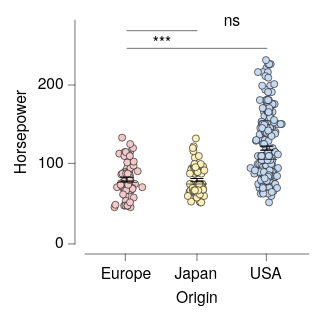

Source (Vega-Lite JSON):
### Vega-Lite specification from a JSON file in a GitHub repository (floating-point values rounded to 4 significant figures; data arrays with more than 128 entries replaced by an {"elided": "..."} marker saying what was removed)
{"background": null, "config": {"arc": {"fill": "#DBDBDB", "fillOpacity": 1.0, "innerRadius": 25.0, "padAngle": 0.03, "stroke": "black", "strokeOpacity": 1, "strokeWidth": 0.25}, "area": {"fill": "#DBDBDB", "fillOpacity": 1.0, "stroke": "black", "strokeOpacity": 1, "strokeWidth": 0.25}, "axis": {"domain": true, "domainCap": "round", "domainColor": "black", "domainWidth": 0.25, "grid": false, "gridCap": "round", "gridColor": "#F1F1F1", "gridDash": [0, 0], "gridOpacity": 1.0, "gridWidth": 0.25, "labelColor": "black", "labelFont": "HelveticaNeue", "labelFontSize": 7, "labelFontStyle": "normal", "labelFontWeight": 400, "offset": 4.5, "ticks": true, "tickCap": "round", "tickColor": "black", "tickSize": 3, "tickWidth": 0.25, "titleColor": "black", "titleFont": "HelveticaNeue", "titleFontSize": 7, "titleFontStyle": "normal", "titleFontWeight": 400}, "axisX": {"domain": true, "labelAlign": "center", "labelAngle": 0, "labels": true, "ticks": true, "translate": 0}, "axisY": {"domain": true, "labelAlign": "right", "labelAngle": 0, "labels": true, "ticks": true, "translate": 0}, "axisRight": {"domain": true, "labelAlign": "left", "labelAngle": 0, "labels": true, "ticks": true, "translate": 0}, "axisTop": {"domain": true, "labelAlign": "center", "labelAngle": 0, "labels": true, "ticks": true, "translate": 0}, "bar": {"fill": "#DBDBDB", "fillOpacity": 1.0, "stroke": "black", "strokeOpacity": 1, "strokeWidth": 0.25}, "boxplot": {"size": 9.0, "ticks": {"cornerRadius": 0.25, "fill": "black", "size": 4.5, "thickness": 0.25}, "box": {"fillOpacity": 1.0, "stroke": "black", "strokeOpacity": 1, "strokeWidth": 0.25}, "median": {"fill": "black", "fillOpacity": 1.0, "size": 9.0, "thickness": 0.25}, "rule": {"fill": "black", "fillOpacity": 1.0, "size": 10.0, "stroke": "black", "strokeDash": [0, 0], "strokeOpacity": 1, "strokeWidth": 0.25}, "outliers": {"color": "black", "fill": "black", "fillOpacity": 1.0, "size": 0, "stroke": "black", "strokeOpacity": 1, "strokeWidth": 0.25}}, "circle": {"fill": "black", "fillOpacity": 1.0, "size": 0.5, "stroke": "black", "strokeOpacity": 1, "strokeWidth": 0.25}, "errorband": {"band": {"fillOpacity": 0.6, "stroke": null, "strokeWidth": 0.25, "strokeOpacity": 1}, "borders": {"opacity": 0, "strokeOpacity": 0.25, "strokeWidth": 1}}, "errorbar": {"opacity": 1, "rule": {"strokeDash": [0, 0], "strokeWidth": 0.5}, "ticks": {"color": "black", "cornerRadius": 0.25, "opacity": 1, "size": 6.0, "thickness": 0.5}, "thickness": 0.5}, "font": "HelveticaNeue", "geoshape": {"fill": "#DBDBDB", "fillOpacity": 1.0, "stroke": "black", "strokeOpacity": 1, "strokeWidth": 0.25}, "header": {"labelColor": "black", "labelFont": "HelveticaNeue", "labelFontSize": 7, "labelFontStyle": "normal", "labelFontWeight": 400, "titleColor": "black", "titleFont": "HelveticaNeue", "titleFontSize": 7, "titleFontStyle": "normal", "titleFontWeight": 400, "titlePadding": 0}, "legend": {"disable": false, "offset": 4.5, "gradientLength": 50.0, "gradientThickness": 5.0, "gradientOpacity": 1.0, "gradientStrokeColor": "black", "gradientStrokeWidth": 0.25, "labelColor": "black", "labelFont": "HelveticaNeue", "labelFontSize": 7, "labelFontStyle": "normal", "labelFontWeight": 400, "strokeColor": "black", "strokeWidth": 0, "symbolSize": 42, "symbolStrokeColor": "black", "symbolStrokeWidth": 0.25, "titleColor": "black", "titleFont": "HelveticaNeue", "titleFontSize": 7, "titleFontStyle": "normal", "titleFontWeight": 400}, "line": {"color": "black", "stroke": "black", "strokeCap": "round", "strokeDash": [0, 0], "strokeOpacity": 1, "strokeWidth": 0.375}, "point": {"filled": true, "fill": "#DBDBDB", "fillOpacity": 1.0, "size": 5.0, "stroke": "black", "strokeOpacity": 1, "strokeWidth": 0.25}, "range": {"category": ["#C6D9F1", "#F1C9CB", "#FEF0B9", "#CEE37A", "#7AA8E0", "#E589A3", "#FDDD5D", "#68B961", "#4177B1", "#C35082", "#E5C227", "#438156"], "diverging": {"scheme": ["#C35082", "#CE6D94", "#D989A7", "#E2A4BA", "#EABFCE", "#F1DBE2", "#F6F6F6", "#D7E0EB", "#B9CBE0", "#9BB6D5", "#7DA1C9", "#5F8CBD", "#4177B1"]}, "heatmap": {"scheme": ["#DFE9F7", "#C6D9F1", "#ADC8EC", "#94B8E6", "#7AA8E0", "#6097DA", "#4D87CA", "#4177B1", "#386898", "#2F597F", "#264A69", "#1D3A58"]}, "ordinal": {"scheme": ["#F1F1F1", "#DBDBDB", "#C6C6C6", "#B2B2B2", "#9D9D9D", "#898989", "#767676", "#636363", "#515151", "#404040", "#2F2F2F", "#1F1F1F"]}, "ramp": {"scheme": ["#DFE9F7", "#C6D9F1", "#ADC8EC", "#94B8E6", "#7AA8E0", "#6097DA", "#4D87CA", "#4177B1", "#386898", "#2F597F", "#264A69", "#1D3A58"]}}, "rule": {"color": "black", "stroke": "black", "strokeCap": "round", "strokeDash": [2, 2], "strokeOpacity": 1, "strokeWidth": 0.25}, "scale": {"bandPaddingInner": 0.1, "bandPaddingOuter": 0.1, "round": false}, "rect": {"fill": "#DBDBDB", "fillOpacity": 1.0, "stroke": "black", "strokeOpacity": 1, "strokeWidth": 0.25}, "square": {"fill": "#DBDBDB", "fillOpacity": 1.0, "size": 10.0, "stroke": "black", "strokeOpacity": 1, "strokeWidth": 0.25}, "text": {"color": "black", "font": "HelveticaNeue", "fontSize": 7, "fontStyle": "normal", "fontWeight": 400}, "title": {"anchor": "middle", "frame": "group", "color": "black", "font": "HelveticaNeue", "fontSize": 7, "fontStyle": "normal", "fontWeight": 400, "subtitleColor": "black", "subtitleFont": "HelveticaNeue", "subtitleFontSize": "HelveticaNeue", "subtitleFontStyle": "normal", "subtitleFontWeight": 400}, "view": {"continuousWidth": 100, "continuousHeight": 100, "discreteWidth": 100, "discreteHeight": 100, "fill": null, "stroke": null, "strokeWidth": 0.25}}, "layer": [{"data": {"name": "data-53eecb024a78fdc2be808dcfdc3af7a2"}, "mark": {"type": "circle", "opacity": 1.0, "size": 10.0}, "encoding": {"color": {"field": "Origin", "legend": null, "sort": ["USA", "Europe", "Japan"], "title": null, "type": "nominal"}, "x": {"axis": {}, "field": "Origin", "sort": ["USA", "Europe", "Japan"], "title": "Origin", "type": "nominal"}, "xOffset": {"field": "jitter_x", "scale": {"domain": [-7.33, 7.33], "range": [5.17, 19.83]}, "type": "quantitative"}, "y": {"field": "Horsepower", "title": "Horsepower", "type": "quantitative"}}}, {"data": {"name": "data-372cfc645c2daa347e87707984fc42d4"}, "mark": {"type": "errorbar"}, "encoding": {"x": {"axis": {}, "field": "Origin", "sort": ["USA", "Europe", "Japan"], "title": "Origin", "type": "nominal"}, "y": {"field": "__mean", "title": "Horsepower", "type": "quantitative"}, "yError": {"field": "__error"}}}, {"data": {"name": "data-53eecb024a78fdc2be808dcfdc3af7a2"}, "mark": {"type": "boxplot", "box": {"fillOpacity": 0, "strokeOpacity": 0}, "outliers": {"opacity": 0}, "rule": {"strokeOpacity": 0}, "ticks": false}, "encoding": {"x": {"axis": {}, "field": "Origin", "sort": ["USA", "Europe", "Japan"], "title": "Origin", "type": "nominal"}, "y": {"field": "Horsepower", "title": "Horsepower", "type": "quantitative"}}}, {"layer": [{"layer": [{"data": {"values": [{"x": "USA", "x2": "Europe", "y": 244.7, "__dysonsphere__": 1}]}, "mark": {"type": "rule", "strokeCap": "round", "strokeDash": [0, 0], "strokeWidth": 0.25}, "encoding": {"x": {"field": "x", "type": "nominal"}, "x2": {"field": "x2"}, "y": {"field": "y", "type": "quantitative"}}}, {"data": {"values": [{"y": 244.7, "label": "***", "__dysonsphere__": 1}]}, "mark": {"type": "text", "align": "center", "dy": -2, "fontSize": 7}, "encoding": {"text": {"field": "label", "type": "nominal"}, "x": {"value": 34.38}, "y": {"field": "y", "type": "quantitative"}}}]}, {"layer": [{"data": {"values": [{"x": "Europe", "x2": "Japan", "y": 266.8, "__dysonsphere__": 1}]}, "mark": {"type": "rule", "strokeCap": "round", "strokeDash": [0, 0], "strokeWidth": 0.25}, "encoding": {"x": {"field": "x", "type": "nominal"}, "x2": {"field": "x2"}, "y": {"field": "y", "type": "quantitative"}}}, {"data": {"values": [{"y": 266.8, "label": "ns", "__dysonsphere__": 1}]}, "mark": {"type": "text", "align": "center", "dy": -4, "fontSize": 7}, "encoding": {"text": {"field": "label", "type": "nominal"}, "x": {"value": 65.62}, "y": {"field": "y", "type": "quantitative"}}}]}], "name": "__dysonsphere_b436400c65af7abb_3"}], "$schema": "https://vega.github.io/schema/vega-lite/v6.4.1.json", "datasets": {"data-53eecb024a78fdc2be808dcfdc3af7a2": {"elided": "400 records"}, "data-372cfc645c2daa347e87707984fc42d4": [{"Origin": "Japan", "__mean": 79.84, "__error": 2.005, "__dysonsphere__": 1}, {"Origin": "USA", "__mean": 119.9, "__error": 2.529, "__dysonsphere__": 1}, {"Origin": "Europe", "__mean": 81.0, "__error": 2.47, "__dysonsphere__": 1}]}}
